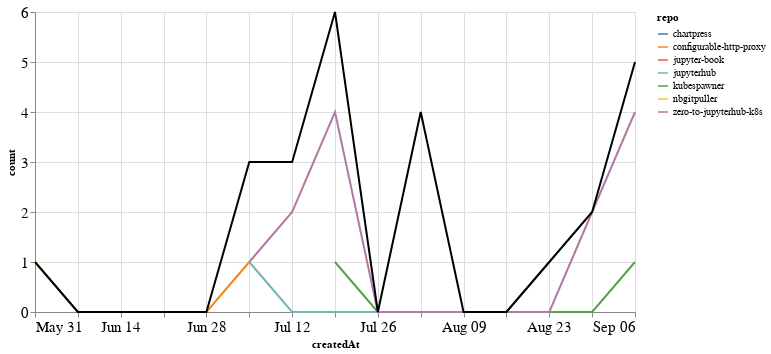

The notebook cell this image was saved under:
### Markdown cell above
## PRs

### Code cell
prs_time = prs.groupby('repo').resample('W', on='createdAt').count()['author'].reset_index()
prs_time = prs_time.rename(columns={'author': 'count'})
prs_time_total = prs_time.groupby('createdAt').agg({"count": "sum"}).reset_index()

ch1 = alt.Chart(prs_time, width=600).mark_line().encode(
    x='createdAt',
    y='count',
    color='repo',
    tooltip="repo"
)

ch2 = alt.Chart(prs_time_total, width=600).mark_line(color="black").encode(
    x='createdAt',
    y='count',
)

ch1 + ch2

### Figure 1 — Vega-Lite specification as saved in the notebook (floating-point values rounded to 4 significant figures)
{"config": {"axisLeft": {"labelFontSize": 15}, "axisBottom": {"labelFontSize": 15}}, "layer": [{"data": {"name": "data-5ee9b00042269fc50bcc5ead8fa15f40"}, "mark": "line", "encoding": {"color": {"type": "nominal", "field": "repo"}, "tooltip": {"type": "nominal", "field": "repo"}, "x": {"type": "temporal", "field": "createdAt"}, "y": {"type": "quantitative", "field": "count"}}, "width": 600}, {"data": {"name": "data-d4d3e2a5670e3ec288859a80092ff2b9"}, "mark": {"type": "line", "color": "black"}, "encoding": {"x": {"type": "temporal", "field": "createdAt"}, "y": {"type": "quantitative", "field": "count"}}, "width": 600}], "$schema": "https://vega.github.io/schema/vega-lite/v4.8.1.json", "datasets": {"data-5ee9b00042269fc50bcc5ead8fa15f40": [{"repo": "chartpress", "createdAt": "2020-07-19T00:00:00", "count": 1}, {"repo": "configurable-http-proxy", "createdAt": "2020-05-31T00:00:00", "count": 1}, {"repo": "configurable-http-proxy", "createdAt": "2020-06-07T00:00:00", "count": 0}, {"repo": "configurable-http-proxy", "createdAt": "2020-06-14T00:00:00", "count": 0}, {"repo": "configurable-http-proxy", "createdAt": "2020-06-21T00:00:00", "count": 0}, {"repo": "configurable-http-proxy", "createdAt": "2020-06-28T00:00:00", "count": 0}, {"repo": "configurable-http-proxy", "createdAt": "2020-07-05T00:00:00", "count": 1}, {"repo": "jupyter-book", "createdAt": "2020-07-12T00:00:00", "count": 1}, {"repo": "jupyterhub", "createdAt": "2020-07-05T00:00:00", "count": 1}, {"repo": "jupyterhub", "createdAt": "2020-07-12T00:00:00", "count": 0}, {"repo": "jupyterhub", "createdAt": "2020-07-19T00:00:00", "count": 0}, {"repo": "jupyterhub", "createdAt": "2020-07-26T00:00:00", "count": 0}, {"repo": "jupyterhub", "createdAt": "2020-08-02T00:00:00", "count": 0}, {"repo": "jupyterhub", "createdAt": "2020-08-09T00:00:00", "count": 0}, {"repo": "jupyterhub", "createdAt": "2020-08-16T00:00:00", "count": 0}, {"repo": "jupyterhub", "createdAt": "2020-08-23T00:00:00", "count": 1}, {"repo": "kubespawner", "createdAt": "2020-07-19T00:00:00", "count": 1}, {"repo": "kubespawner", "createdAt": "2020-07-26T00:00:00", "count": 0}, {"repo": "kubespawner", "createdAt": "2020-08-02T00:00:00", "count": 0}, {"repo": "kubespawner", "createdAt": "2020-08-09T00:00:00", "count": 0}, {"repo": "kubespawner", "createdAt": "2020-08-16T00:00:00", "count": 0}, {"repo": "kubespawner", "createdAt": "2020-08-23T00:00:00", "count": 0}, {"repo": "kubespawner", "createdAt": "2020-08-30T00:00:00", "count": 0}, {"repo": "kubespawner", "createdAt": "2020-09-06T00:00:00", "count": 1}, {"repo": "nbgitpuller", "createdAt": "2020-08-02T00:00:00", "count": 4}, {"repo": "zero-to-jupyterhub-k8s", "createdAt": "2020-07-05T00:00:00", "count": 1}, {"repo": "zero-to-jupyterhub-k8s", "createdAt": "2020-07-12T00:00:00", "count": 2}, {"repo": "zero-to-jupyterhub-k8s", "createdAt": "2020-07-19T00:00:00", "count": 4}, {"repo": "zero-to-jupyterhub-k8s", "createdAt": "2020-07-26T00:00:00", "count": 0}, {"repo": "zero-to-jupyterhub-k8s", "createdAt": "2020-08-02T00:00:00", "count": 0}, {"repo": "zero-to-jupyterhub-k8s", "createdAt": "2020-08-09T00:00:00", "count": 0}, {"repo": "zero-to-jupyterhub-k8s", "createdAt": "2020-08-16T00:00:00", "count": 0}, {"repo": "zero-to-jupyterhub-k8s", "createdAt": "2020-08-23T00:00:00", "count": 0}, {"repo": "zero-to-jupyterhub-k8s", "createdAt": "2020-08-30T00:00:00", "count": 2}, {"repo": "zero-to-jupyterhub-k8s", "createdAt": "2020-09-06T00:00:00", "count": 4}], "data-d4d3e2a5670e3ec288859a80092ff2b9": [{"createdAt": "2020-05-31T00:00:00", "count": 1}, {"createdAt": "2020-06-07T00:00:00", "count": 0}, {"createdAt": "2020-06-14T00:00:00", "count": 0}, {"createdAt": "2020-06-21T00:00:00", "count": 0}, {"createdAt": "2020-06-28T00:00:00", "count": 0}, {"createdAt": "2020-07-05T00:00:00", "count": 3}, {"createdAt": "2020-07-12T00:00:00", "count": 3}, {"createdAt": "2020-07-19T00:00:00", "count": 6}, {"createdAt": "2020-07-26T00:00:00", "count": 0}, {"createdAt": "2020-08-02T00:00:00", "count": 4}, {"createdAt": "2020-08-09T00:00:00", "count": 0}, {"createdAt": "2020-08-16T00:00:00", "count": 0}, {"createdAt": "2020-08-23T00:00:00", "count": 1}, {"createdAt": "2020-08-30T00:00:00", "count": 2}, {"createdAt": "2020-09-06T00:00:00", "count": 5}]}}
